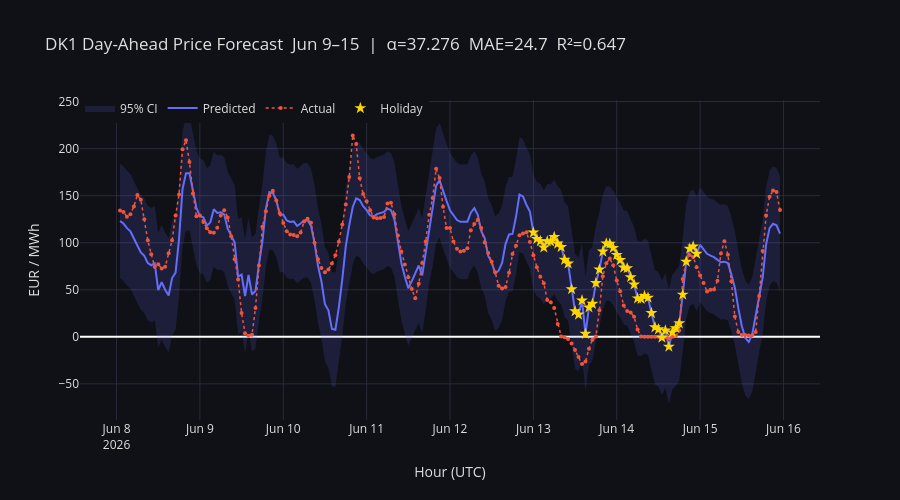

Notebook source saved alongside this figure:
### Code cell
fig = go.Figure()

fig.add_trace(go.Scatter(
    x=pd.concat([pred["hour_utc"], pred["hour_utc"].iloc[::-1]]),
    y=pd.concat([pred["ci_upper"], pred["ci_lower"].iloc[::-1]]),
    fill="toself", fillcolor="rgba(99,110,250,0.15)",
    line=dict(color="rgba(0,0,0,0)"),
    name="95% CI", hoverinfo="skip",
))

fig.add_trace(go.Scatter(
    x=pred["hour_utc"], y=pred["predicted"],
    mode="lines", line=dict(color="#636EFA", width=2),
    name="Predicted",
))

fig.add_trace(go.Scatter(
    x=pred["hour_utc"], y=pred["price_eur"],
    mode="lines+markers", line=dict(color="#EF553B", width=1.5, dash="dot"),
    marker=dict(size=4),
    name="Actual",
))

holidays = pred[pred["is_holiday"] == 1]
if not holidays.empty:
    fig.add_trace(go.Scatter(
        x=holidays["hour_utc"], y=holidays["predicted"],
        mode="markers", marker=dict(symbol="star", size=9, color="#FFD700"),
        name="Holiday",
    ))

title = f"DK1 Day-Ahead Price Forecast  Jun 9–15  |  α={best_alpha:.3f}"
if mae is not None:
    title += f"  MAE={mae:.1f}  R²={r2:.3f}"

fig.update_layout(
    title=title,
    xaxis_title="Hour (UTC)",
    yaxis_title="EUR / MWh",
    height=500,
    plot_bgcolor="#0f1117", paper_bgcolor="#0f1117",
    font=dict(color="#e0e0e0"),
    legend=dict(orientation="h", y=1.02),
    yaxis=dict(gridcolor="#2a2a3a"),
    xaxis=dict(gridcolor="#2a2a3a"),
)

fig.show()

### Figure 1 — Plotly figure (JSON) as saved in the notebook; plotly's stock layout.template omitted (floating-point values rounded to 4 significant figures; data arrays with more than 128 entries replaced by an {"elided": "..."} marker saying what was removed)
{"data": [{"fill": "toself", "fillcolor": "rgba(99,110,250,0.15)", "hoverinfo": "skip", "line": {"color": "rgba(0,0,0,0)"}, "name": "95% CI", "type": "scatter", "x": {"elided": "382 str values"}, "y": {"elided": "382 float values"}}, {"line": {"color": "#636EFA", "width": 2}, "mode": "lines", "name": "Predicted", "type": "scatter", "x": {"elided": "191 str values"}, "y": {"elided": "191 float values"}}, {"line": {"color": "#EF553B", "dash": "dot", "width": 1.5}, "marker": {"size": 4}, "mode": "lines+markers", "name": "Actual", "type": "scatter", "x": {"elided": "191 str values"}, "y": {"elided": "191 float values"}}, {"marker": {"color": "#FFD700", "size": 9, "symbol": "star"}, "mode": "markers", "name": "Holiday", "type": "scatter", "x": ["2026-06-13T00:00:00.000000", "2026-06-13T01:00:00.000000", "2026-06-13T02:00:00.000000", "2026-06-13T03:00:00.000000", "2026-06-13T04:00:00.000000", "2026-06-13T05:00:00.000000", "2026-06-13T06:00:00.000000", "2026-06-13T07:00:00.000000", "2026-06-13T08:00:00.000000", "2026-06-13T09:00:00.000000", "2026-06-13T10:00:00.000000", "2026-06-13T11:00:00.000000", "2026-06-13T12:00:00.000000", "2026-06-13T13:00:00.000000", "2026-06-13T14:00:00.000000", "2026-06-13T15:00:00.000000", "2026-06-13T16:00:00.000000", "2026-06-13T17:00:00.000000", "2026-06-13T18:00:00.000000", "2026-06-13T19:00:00.000000", "2026-06-13T20:00:00.000000", "2026-06-13T21:00:00.000000", "2026-06-13T22:00:00.000000", "2026-06-13T23:00:00.000000", "2026-06-14T00:00:00.000000", "2026-06-14T01:00:00.000000", "2026-06-14T02:00:00.000000", "2026-06-14T03:00:00.000000", "2026-06-14T04:00:00.000000", "2026-06-14T05:00:00.000000", "2026-06-14T06:00:00.000000", "2026-06-14T07:00:00.000000", "2026-06-14T08:00:00.000000", "2026-06-14T09:00:00.000000", "2026-06-14T10:00:00.000000", "2026-06-14T11:00:00.000000", "2026-06-14T12:00:00.000000", "2026-06-14T13:00:00.000000", "2026-06-14T14:00:00.000000", "2026-06-14T15:00:00.000000", "2026-06-14T16:00:00.000000", "2026-06-14T17:00:00.000000", "2026-06-14T18:00:00.000000", "2026-06-14T19:00:00.000000", "2026-06-14T20:00:00.000000", "2026-06-14T21:00:00.000000", "2026-06-14T22:00:00.000000", "2026-06-14T23:00:00.000000"], "y": [110.8, 104.0, 101.7, 94.95, 101.4, 101.3, 106.0, 99.11, 95.49, 81.87, 77.94, 50.62, 27.13, 23.66, 38.71, 3.231, 31.2, 35.08, 57.2, 71.53, 90.61, 99.12, 98.93, 94.57, 87.11, 81.6, 73.62, 72.93, 63.38, 55.62, 40.91, 40.38, 43.41, 41.61, 25.29, 10.11, 7.974, -0.9323, 6.761, -10.5, 4.778, 9.202, 14.4, 44.84, 79.88, 93.68, 95.94, 88.32]}], "layout": {"font": {"color": "#e0e0e0"}, "height": 500, "legend": {"orientation": "h", "y": 1.02}, "paper_bgcolor": "#0f1117", "plot_bgcolor": "#0f1117", "title": {"text": "DK1 Day-Ahead Price Forecast  Jun 9–15  |  α=37.276  MAE=24.7  R²=0.647"}, "xaxis": {"gridcolor": "#2a2a3a", "title": {"text": "Hour (UTC)"}}, "yaxis": {"gridcolor": "#2a2a3a", "title": {"text": "EUR / MWh"}}}}
